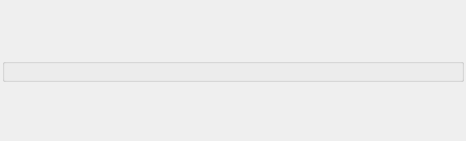
<?xml version="1.0" encoding="UTF-8"?>
<ui version="4.0">
 <class>Tab</class>
 <widget class="QWidget" name="Tab">
  <property name="geometry">
   <rect>
    <x>0</x>
    <y>0</y>
    <width>466</width>
    <height>141</height>
   </rect>
  </property>
  <property name="windowTitle">
   <string>Form</string>
  </property>
  <layout class="QVBoxLayout" name="verticalLayout_3">
   <property name="spacing">
    <number>0</number>
   </property>
   <property name="leftMargin">
    <number>2</number>
   </property>
   <property name="topMargin">
    <number>0</number>
   </property>
   <property name="rightMargin">
    <number>2</number>
   </property>
   <property name="bottomMargin">
    <number>0</number>
   </property>
   <item>
    <widget class="QGroupBox" name="groupBox">
     <property name="maximumSize">
      <size>
       <width>16777215</width>
       <height>24</height>
      </size>
     </property>
     <property name="title">
      <string/>
     </property>
     <layout class="QVBoxLayout" name="verticalLayout_2">
      <property name="margin">
       <number>0</number>
      </property>
      <item>
       <layout class="QHBoxLayout" name="buttons"/>
      </item>
     </layout>
    </widget>
   </item>
   <item>
    <layout class="QVBoxLayout" name="widget"/>
   </item>
  </layout>
 </widget>
 <resources/>
 <connections/>
</ui>
